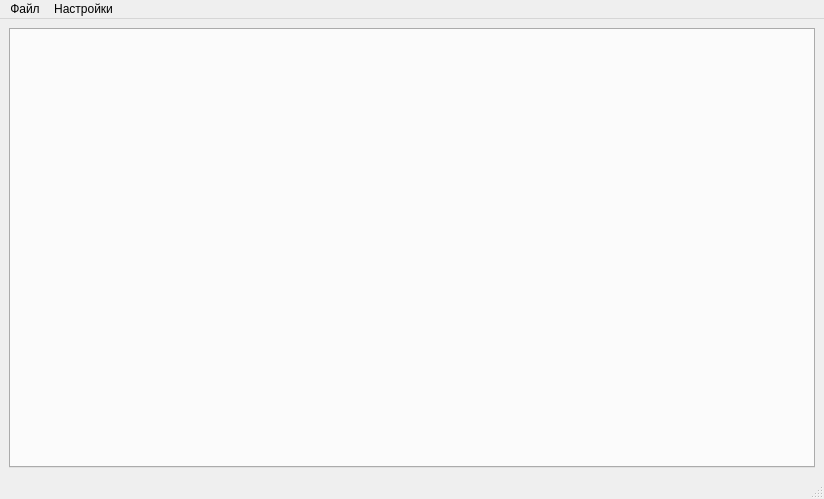
<?xml version="1.0" encoding="UTF-8"?>
<ui version="4.0">
 <class>MainWindow</class>
 <widget class="QMainWindow" name="MainWindow">
  <property name="geometry">
   <rect>
    <x>0</x>
    <y>0</y>
    <width>824</width>
    <height>499</height>
   </rect>
  </property>
  <property name="windowTitle">
   <string>AllSafeDumper</string>
  </property>
  <widget class="QWidget" name="centralwidget">
   <layout class="QGridLayout" name="gridLayout">
    <item row="0" column="0">
     <widget class="QTabWidget" name="tabSites">
      <property name="tabPosition">
       <enum>QTabWidget::North</enum>
      </property>
      <property name="tabShape">
       <enum>QTabWidget::Rounded</enum>
      </property>
      <property name="currentIndex">
       <number>-1</number>
      </property>
      <property name="elideMode">
       <enum>Qt::ElideNone</enum>
      </property>
      <property name="usesScrollButtons">
       <bool>true</bool>
      </property>
      <property name="documentMode">
       <bool>false</bool>
      </property>
      <property name="tabsClosable">
       <bool>false</bool>
      </property>
      <property name="movable">
       <bool>true</bool>
      </property>
      <property name="tabBarAutoHide">
       <bool>false</bool>
      </property>
     </widget>
    </item>
   </layout>
  </widget>
  <widget class="QMenuBar" name="menubar">
   <property name="geometry">
    <rect>
     <x>0</x>
     <y>0</y>
     <width>824</width>
     <height>22</height>
    </rect>
   </property>
   <widget class="QMenu" name="menuMain">
    <property name="title">
     <string>Файл</string>
    </property>
    <addaction name="action_import"/>
    <addaction name="action_export"/>
    <addaction name="separator"/>
    <addaction name="action_addSite"/>
   </widget>
   <widget class="QMenu" name="menuSettings">
    <property name="title">
     <string>Настройки</string>
    </property>
   </widget>
   <addaction name="menuMain"/>
   <addaction name="menuSettings"/>
  </widget>
  <widget class="QStatusBar" name="statusbar"/>
  <action name="action">
   <property name="text">
    <string>праапрап</string>
   </property>
  </action>
  <action name="action_import">
   <property name="text">
    <string>Импортировать</string>
   </property>
  </action>
  <action name="action_export">
   <property name="text">
    <string>Экспортировать</string>
   </property>
  </action>
  <action name="action_addSite">
   <property name="text">
    <string>Добавить сайт</string>
   </property>
  </action>
 </widget>
 <resources/>
 <connections/>
</ui>
